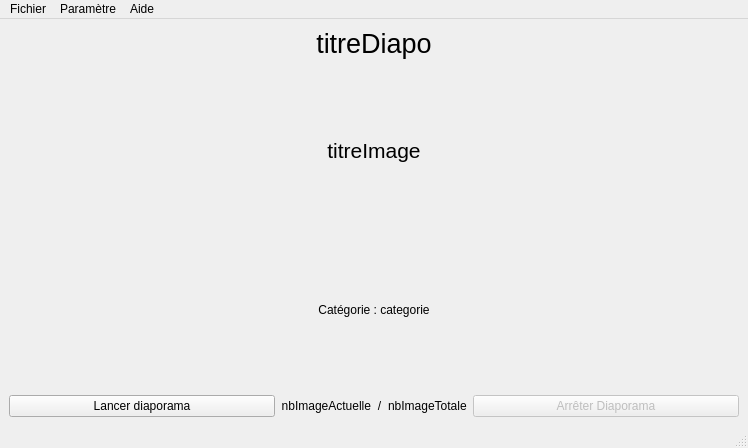
<?xml version="1.0" encoding="UTF-8"?>
<ui version="4.0">
 <class>LecteurVue</class>
 <widget class="QMainWindow" name="LecteurVue">
  <property name="geometry">
   <rect>
    <x>0</x>
    <y>0</y>
    <width>748</width>
    <height>448</height>
   </rect>
  </property>
  <property name="windowTitle">
   <string>LecteurVue</string>
  </property>
  <widget class="QWidget" name="centralwidget">
   <property name="enabled">
    <bool>true</bool>
   </property>
   <layout class="QVBoxLayout" name="verticalLayout_2">
    <item>
     <layout class="QVBoxLayout" name="verticalLayout" stretch="0,0,0,1,0,0,0">
      <item>
       <layout class="QHBoxLayout" name="horizontalLayout" stretch="3">
        <item>
         <widget class="QLabel" name="lTitreDiapo">
          <property name="font">
           <font>
            <pointsize>20</pointsize>
           </font>
          </property>
          <property name="text">
           <string>titreDiapo</string>
          </property>
          <property name="alignment">
           <set>Qt::AlignCenter</set>
          </property>
         </widget>
        </item>
       </layout>
      </item>
      <item>
       <spacer name="verticalSpacer_2">
        <property name="orientation">
         <enum>Qt::Vertical</enum>
        </property>
        <property name="sizeHint" stdset="0">
         <size>
          <width>20</width>
          <height>40</height>
         </size>
        </property>
       </spacer>
      </item>
      <item>
       <widget class="QLabel" name="lTitreImage">
        <property name="font">
         <font>
          <pointsize>16</pointsize>
         </font>
        </property>
        <property name="text">
         <string>titreImage</string>
        </property>
        <property name="alignment">
         <set>Qt::AlignCenter</set>
        </property>
       </widget>
      </item>
      <item>
       <layout class="QHBoxLayout" name="horizontalLayout_2" stretch="0,0,1,0,0">
        <item>
         <widget class="QPushButton" name="bPrecedent">
          <property name="text">
           <string/>
          </property>
          <property name="icon">
           <iconset>
            <normaloff>//haya/dossiersetud_BaieSsd/amarrier002/Desktop/image diapo/Arrow-PNG-Pic-inverse.png</normaloff>//haya/dossiersetud_BaieSsd/amarrier002/Desktop/image diapo/Arrow-PNG-Pic-inverse.png</iconset>
          </property>
          <property name="iconSize">
           <size>
            <width>60</width>
            <height>30</height>
           </size>
          </property>
          <property name="flat">
           <bool>true</bool>
          </property>
         </widget>
        </item>
        <item>
         <spacer name="horizontalSpacer">
          <property name="orientation">
           <enum>Qt::Horizontal</enum>
          </property>
          <property name="sizeHint" stdset="0">
           <size>
            <width>40</width>
            <height>20</height>
           </size>
          </property>
         </spacer>
        </item>
        <item>
         <widget class="QLabel" name="image">
          <property name="sizePolicy">
           <sizepolicy hsizetype="Fixed" vsizetype="Fixed">
            <horstretch>128</horstretch>
            <verstretch>128</verstretch>
           </sizepolicy>
          </property>
          <property name="minimumSize">
           <size>
            <width>128</width>
            <height>128</height>
           </size>
          </property>
          <property name="sizeIncrement">
           <size>
            <width>128</width>
            <height>128</height>
           </size>
          </property>
          <property name="baseSize">
           <size>
            <width>128</width>
            <height>128</height>
           </size>
          </property>
          <property name="text">
           <string/>
          </property>
          <property name="pixmap">
           <pixmap resource="cartesDisney/image.qrc">:/lecteurDiapoV2/Disney_0.gif</pixmap>
          </property>
         </widget>
        </item>
        <item>
         <spacer name="horizontalSpacer_3">
          <property name="orientation">
           <enum>Qt::Horizontal</enum>
          </property>
          <property name="sizeHint" stdset="0">
           <size>
            <width>40</width>
            <height>20</height>
           </size>
          </property>
         </spacer>
        </item>
        <item>
         <widget class="QPushButton" name="bSuivant">
          <property name="minimumSize">
           <size>
            <width>0</width>
            <height>0</height>
           </size>
          </property>
          <property name="sizeIncrement">
           <size>
            <width>60</width>
            <height>0</height>
           </size>
          </property>
          <property name="baseSize">
           <size>
            <width>60</width>
            <height>0</height>
           </size>
          </property>
          <property name="text">
           <string/>
          </property>
          <property name="icon">
           <iconset>
            <normaloff>//haya/dossiersetud_BaieSsd/amarrier002/Desktop/image diapo/Arrow-PNG-Pic.png</normaloff>//haya/dossiersetud_BaieSsd/amarrier002/Desktop/image diapo/Arrow-PNG-Pic.png</iconset>
          </property>
          <property name="iconSize">
           <size>
            <width>60</width>
            <height>30</height>
           </size>
          </property>
          <property name="flat">
           <bool>true</bool>
          </property>
         </widget>
        </item>
       </layout>
      </item>
      <item>
       <widget class="QLabel" name="lCategorie">
        <property name="text">
         <string>Catégorie : categorie</string>
        </property>
        <property name="alignment">
         <set>Qt::AlignCenter</set>
        </property>
       </widget>
      </item>
      <item>
       <spacer name="verticalSpacer">
        <property name="orientation">
         <enum>Qt::Vertical</enum>
        </property>
        <property name="sizeHint" stdset="0">
         <size>
          <width>20</width>
          <height>40</height>
         </size>
        </property>
       </spacer>
      </item>
      <item>
       <layout class="QHBoxLayout" name="horizontalLayout_3" stretch="1,0,0,0,1">
        <item>
         <widget class="QPushButton" name="bLancerDiapo">
          <property name="text">
           <string>Lancer diaporama</string>
          </property>
         </widget>
        </item>
        <item>
         <widget class="QLabel" name="lImageActuel">
          <property name="text">
           <string>nbImageActuelle</string>
          </property>
          <property name="alignment">
           <set>Qt::AlignRight|Qt::AlignTrailing|Qt::AlignVCenter</set>
          </property>
         </widget>
        </item>
        <item>
         <widget class="QLabel" name="slash">
          <property name="text">
           <string>/</string>
          </property>
          <property name="alignment">
           <set>Qt::AlignCenter</set>
          </property>
         </widget>
        </item>
        <item>
         <widget class="QLabel" name="lImageMax">
          <property name="text">
           <string>nbImageTotale</string>
          </property>
          <property name="alignment">
           <set>Qt::AlignLeading|Qt::AlignLeft|Qt::AlignVCenter</set>
          </property>
         </widget>
        </item>
        <item>
         <widget class="QPushButton" name="bArreterDiapo">
          <property name="enabled">
           <bool>false</bool>
          </property>
          <property name="text">
           <string>Arrêter Diaporama</string>
          </property>
         </widget>
        </item>
       </layout>
      </item>
     </layout>
    </item>
   </layout>
  </widget>
  <widget class="QMenuBar" name="menubar">
   <property name="geometry">
    <rect>
     <x>0</x>
     <y>0</y>
     <width>748</width>
     <height>22</height>
    </rect>
   </property>
   <widget class="QMenu" name="menuPatram_tre">
    <property name="title">
     <string>Paramètre</string>
    </property>
    <addaction name="actionCharger"/>
    <addaction name="separator"/>
    <addaction name="actionEnlever"/>
    <addaction name="separator"/>
    <addaction name="actionVitesse"/>
   </widget>
   <widget class="QMenu" name="menuAide">
    <property name="title">
     <string>Aide</string>
    </property>
    <addaction name="actionPropos"/>
   </widget>
   <widget class="QMenu" name="menuFichier">
    <property name="title">
     <string>Fichier</string>
    </property>
    <addaction name="actionQuitter"/>
   </widget>
   <addaction name="menuFichier"/>
   <addaction name="menuPatram_tre"/>
   <addaction name="menuAide"/>
  </widget>
  <widget class="QStatusBar" name="statusBar">
   <property name="cursor">
    <cursorShape>CrossCursor</cursorShape>
   </property>
  </widget>
  <action name="actionCharger">
   <property name="text">
    <string>Charger diaporama</string>
   </property>
  </action>
  <action name="actionVitesse">
   <property name="text">
    <string>Vitesse de défilement</string>
   </property>
  </action>
  <action name="actionQuitter">
   <property name="text">
    <string>Quitter</string>
   </property>
  </action>
  <action name="actionPropos">
   <property name="text">
    <string>À propos de ...</string>
   </property>
  </action>
  <action name="actionEnlever">
   <property name="text">
    <string>Enlever diporama</string>
   </property>
  </action>
 </widget>
 <resources>
  <include location="cartesDisney/image.qrc"/>
 </resources>
 <connections/>
</ui>
